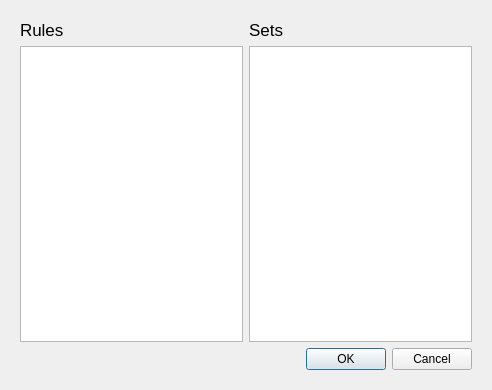
<?xml version="1.0" encoding="UTF-8"?>
<ui version="4.0">
 <class>Dialog</class>
 <widget class="QDialog" name="Dialog">
  <property name="geometry">
   <rect>
    <x>0</x>
    <y>0</y>
    <width>492</width>
    <height>390</height>
   </rect>
  </property>
  <property name="windowTitle">
   <string>Dialog</string>
  </property>
  <layout class="QHBoxLayout" name="horizontalLayout_2">
   <item>
    <widget class="QWidget" name="verticalWidget_3" native="true">
     <layout class="QVBoxLayout" name="verticalLayout_3">
      <item>
       <layout class="QHBoxLayout" name="horizontalLayout">
        <item>
         <layout class="QVBoxLayout" name="verticalLayout">
          <item>
           <widget class="QLabel" name="label_rules">
            <property name="font">
             <font>
              <pointsize>13</pointsize>
             </font>
            </property>
            <property name="text">
             <string>Rules</string>
            </property>
           </widget>
          </item>
          <item>
           <widget class="QListView" name="listView"/>
          </item>
         </layout>
        </item>
        <item>
         <layout class="QVBoxLayout" name="verticalLayout_2">
          <item>
           <widget class="QLabel" name="label_sets">
            <property name="font">
             <font>
              <pointsize>13</pointsize>
             </font>
            </property>
            <property name="text">
             <string>Sets</string>
            </property>
           </widget>
          </item>
          <item>
           <widget class="QListView" name="listView_2"/>
          </item>
         </layout>
        </item>
       </layout>
      </item>
      <item>
       <widget class="QDialogButtonBox" name="buttonBox">
        <property name="orientation">
         <enum>Qt::Orientation::Horizontal</enum>
        </property>
        <property name="standardButtons">
         <set>QDialogButtonBox::StandardButton::Cancel|QDialogButtonBox::StandardButton::Ok</set>
        </property>
       </widget>
      </item>
     </layout>
    </widget>
   </item>
  </layout>
 </widget>
 <resources/>
 <connections/>
</ui>
